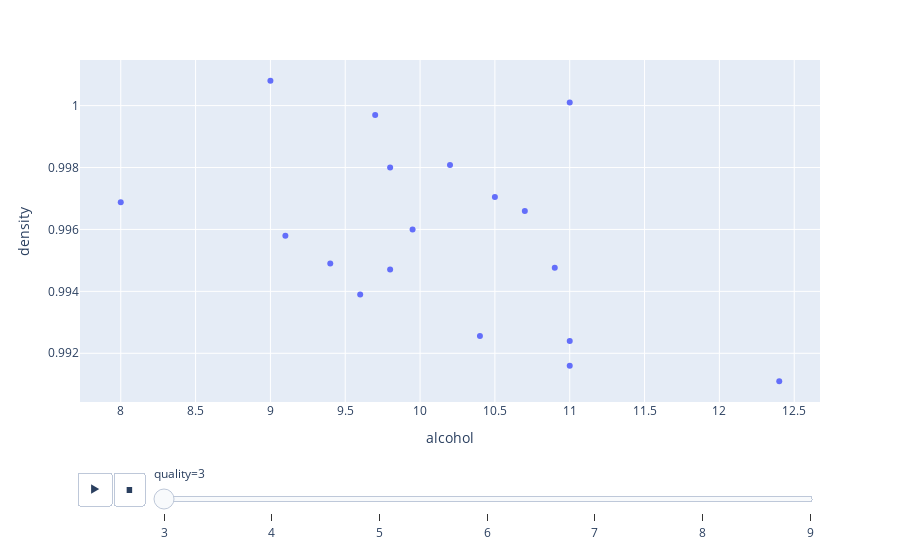

This figure's notebook cell:
### Code cell
# Create the scatter plot with animation
fig = px.scatter(train.sort_values("quality"), x="alcohol", y="density", animation_frame="quality")

# Show the plot
fig.show()

### Figure 1 — Plotly figure (JSON) as saved in the notebook; plotly's stock layout.template omitted (floating-point values rounded to 4 significant figures)
{"data": [{"hovertemplate": "quality=3<br>alcohol=%{x}<br>density=%{y}<extra></extra>", "legendgroup": "", "marker": {"color": "#636efa", "symbol": "circle"}, "mode": "markers", "name": "", "orientation": "v", "showlegend": false, "type": "scatter", "x": [10.5, 11, 11, 10.4, 10.9, 9.4, 12.4, 9.6, 9.95, 9.7, 9.1, 11, 8, 10.7, 10.2, 9.8, 9.8, 9], "xaxis": "x", "y": [0.997, 1.0, 0.9916, 0.9926, 0.9948, 0.9949, 0.9911, 0.9939, 0.996, 0.9997, 0.9958, 0.9924, 0.9969, 0.9966, 0.9981, 0.9947, 0.998, 1.001], "yaxis": "y"}], "layout": {"legend": {"tracegroupgap": 0}, "margin": {"t": 60}, "sliders": [{"active": 0, "currentvalue": {"prefix": "quality="}, "len": 0.9, "pad": {"b": 10, "t": 60}, "steps": [{"args": [["3"], {"frame": {"duration": 0, "redraw": false}, "fromcurrent": true, "mode": "immediate", "transition": {"duration": 0, "easing": "linear"}}], "label": "3", "method": "animate"}, {"args": [["4"], {"frame": {"duration": 0, "redraw": false}, "fromcurrent": true, "mode": "immediate", "transition": {"duration": 0, "easing": "linear"}}], "label": "4", "method": "animate"}, {"args": [["5"], {"frame": {"duration": 0, "redraw": false}, "fromcurrent": true, "mode": "immediate", "transition": {"duration": 0, "easing": "linear"}}], "label": "5", "method": "animate"}, {"args": [["6"], {"frame": {"duration": 0, "redraw": false}, "fromcurrent": true, "mode": "immediate", "transition": {"duration": 0, "easing": "linear"}}], "label": "6", "method": "animate"}, {"args": [["7"], {"frame": {"duration": 0, "redraw": false}, "fromcurrent": true, "mode": "immediate", "transition": {"duration": 0, "easing": "linear"}}], "label": "7", "method": "animate"}, {"args": [["8"], {"frame": {"duration": 0, "redraw": false}, "fromcurrent": true, "mode": "immediate", "transition": {"duration": 0, "easing": "linear"}}], "label": "8", "method": "animate"}, {"args": [["9"], {"frame": {"duration": 0, "redraw": false}, "fromcurrent": true, "mode": "immediate", "transition": {"duration": 0, "easing": "linear"}}], "label": "9", "method": "animate"}], "x": 0.1, "xanchor": "left", "y": 0, "yanchor": "top"}], "updatemenus": [{"buttons": [{"args": [null, {"frame": {"duration": 500, "redraw": false}, "fromcurrent": true, "mode": "immediate", "transition": {"duration": 500, "easing": "linear"}}], "label": "&#9654;", "method": "animate"}, {"args": [[null], {"frame": {"duration": 0, "redraw": false}, "fromcurrent": true, "mode": "immediate", "transition": {"duration": 0, "easing": "linear"}}], "label": "&#9724;", "method": "animate"}], "direction": "left", "pad": {"r": 10, "t": 70}, "showactive": false, "type": "buttons", "x": 0.1, "xanchor": "right", "y": 0, "yanchor": "top"}], "xaxis": {"anchor": "y", "domain": [0, 1], "title": {"text": "alcohol"}}, "yaxis": {"anchor": "x", "domain": [0, 1], "title": {"text": "density"}}}}
